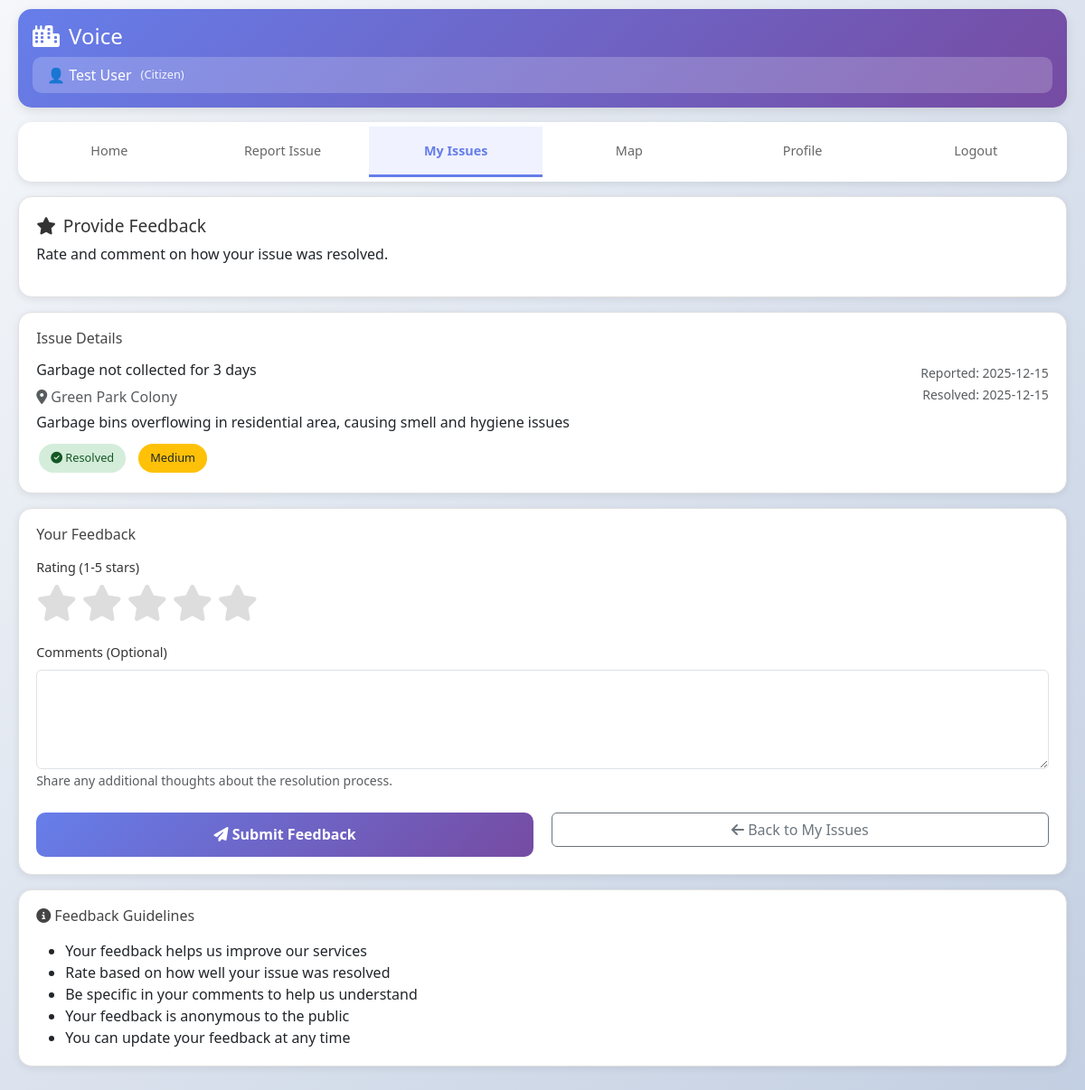
The app's page /issue/1a087cd6-cdfd-4b76-b570-e524376f583d/feedback (signed in) with its own data.
### app.py (models this page shows)
class User(UserMixin, db.Model):
    id = db.Column(db.String(36), primary_key=True, default=lambda: str(uuid.uuid4()))
    username = db.Column(db.String(80), unique=True, nullable=False, index=True)
    email = db.Column(db.String(120), unique=True, nullable=False, index=True)
    password = db.Column(db.String(200), nullable=False)
    full_name = db.Column(db.String(100), nullable=False)
    phone = db.Column(db.String(20))
    role = db.Column(db.String(20), default='user', index=True)
    created_at = db.Column(db.DateTime, default=datetime.utcnow, index=True)
    last_login = db.Column(db.DateTime)
    is_active = db.Column(db.Boolean, default=True)
    issues = db.relationship('Issue', backref='reporter', lazy=True, cascade='all, delete-orphan')
    feedbacks = db.relationship('Feedback', backref='user', lazy=True, cascade='all, delete-orphan')
    solutions = db.relationship('Solution', backref='user', lazy=True, cascade='all, delete-orphan')
    solution_votes = db.relationship('SolutionVote', backref='user', lazy=True, cascade='all, delete-orphan')

class Issue(db.Model):
    id = db.Column(db.String(36), primary_key=True, default=lambda: str(uuid.uuid4()))
    title = db.Column(db.String(200), nullable=False)
    description = db.Column(db.Text, nullable=False)
    service_type = db.Column(db.String(50), nullable=False, index=True)
    location = db.Column(db.String(200), nullable=False)
    area = db.Column(db.String(100), index=True)
    city = db.Column(db.String(100))
    latitude = db.Column(db.Float)
    longitude = db.Column(db.Float)
    priority = db.Column(db.String(20), default='medium', index=True)
    status = db.Column(db.String(20), default='pending', index=True)
    date = db.Column(db.DateTime, default=datetime.utcnow, index=True)
    media_paths = db.Column(db.Text)  # JSON string of file paths
    user_id = db.Column(db.String(36), db.ForeignKey('user.id'), nullable=False, index=True)
    upvotes = db.Column(db.Integer, default=0)
    comments = db.Column(db.Integer, default=0)
    assigned_to = db.Column(db.String(100))
    assigned_date = db.Column(db.DateTime)
    resolved_date = db.Column(db.DateTime)
    admin_notes = db.Column(db.Text)
    feedbacks = db.relationship('Feedback', backref='issue', lazy=True, cascade='all, delete-orphan')
    solutions = db.relationship('Solution', backref='issue', lazy=True, cascade='all, delete-orphan')

### app.py (the view, shortened to what this page needs)
@app.route('/issue/<issue_id>/feedback', methods=['GET', 'POST'])
@login_required
def issue_feedback(issue_id):
    issue = Issue.query.get_or_404(issue_id)
    if issue.user_id != current_user.id:
        flash('You can only provide feedback on your own issues', 'error')
        return redirect(url_for('my_issues'))
    if issue.status != 'done':
        flash('You can only provide feedback on resolved issues', 'error')
        return redirect(url_for('my_issues'))
    existing_feedback = Feedback.query.filter_by(
        issue_id=issue_id,
        user_id=current_user.id
    ).first()
    return render_template('feedback.html',
                           issue=issue,
                           existing_feedback=existing_feedback)

### app.py (called while the page is built)
@login_manager.user_loader
def load_user(user_id):
    return db.session.get(User, user_id)

@app.context_processor
def inject_now():
    return {'now': datetime.utcnow()}

@app.context_processor
def inject_config():
    return {
        'SERVICE_TYPES': app.config['SERVICE_TYPES'],
        'PRIORITY_LEVELS': app.config['PRIORITY_LEVELS'],
        'ISSUE_STATUSES': app.config['ISSUE_STATUSES'],
        'USER_ROLES': app.config['USER_ROLES'],
        'APP_NAME': app.config.get('APP_NAME', 'CivicCare')
    }

### templates/feedback.html (shortened to what this page needs)
{% extends "base.html" %}
{% block content %}
<div class="mobile-header">
    <h1><i class="fas fa-city"></i> Voice</h1>
    <div class="user-info">
        <span>👤 {{ current_user.full_name }}</span>
        <span style="font-size: 0.8rem; opacity: 0.9;">(Citizen)</span>
    </div>
</div>
<div class="mobile-tabs">
    <a href="{{ url_for('dashboard') }}" class="mobile-tab">Home</a>
    <a href="{{ url_for('report_issue') }}" class="mobile-tab">Report Issue</a>
    <a href="{{ url_for('my_issues') }}" class="mobile-tab active">My Issues</a>
    <a href="{{ url_for('map_view') }}" class="mobile-tab">Map</a>
    <a href="{{ url_for('profile') }}" class="mobile-tab">Profile</a>
    <a href="{{ url_for('logout') }}" class="mobile-tab">Logout</a>
</div>
<div class="mobile-card">
    <h3><i class="fas fa-star"></i> Provide Feedback</h3>
    <p>Rate and comment on how your issue was resolved.</p>
</div>
<div class="mobile-card">
    <h5>Issue Details</h5>
    <div class="row">
        <div class="col-md-8">
            <h6>{{ issue.title }}</h6>
            <p class="text-muted mb-1">
                <i class="fas fa-map-marker-alt"></i> {{ issue.location }}
            </p>
            <p class="mb-2">{{ issue.description[:200] }}{% if issue.description|length > 200 %}...{% endif %}</p>
            <div class="d-flex gap-2">
                <span class="status-badge status-done">
                    <i class="fas fa-check-circle"></i> Resolved
                </span>
                <span class="status-badge {{ PRIORITY_LEVELS[issue.priority].badge_class }}">
                    {{ PRIORITY_LEVELS[issue.priority].name }}
                </span>
            </div>
        </div>
        <div class="col-md-4 text-end">
            <p class="text-muted">
                <small>Reported: {{ issue.date.strftime('%Y-%m-%d') }}</small><br>
                <small>Resolved: {{ issue.resolved_date.strftime('%Y-%m-%d') if issue.resolved_date else 'N/A' }}</small>
            </p>
        </div>
    </div>
</div>
<div class="mobile-card">
    <h5>Your Feedback</h5>
    <form method="POST" action="{{ url_for('issue_feedback', issue_id=issue.id) }}">
        <div class="form-group mb-4">
            <label class="form-label">Rating (1-5 stars)</label>
            <div class="star-rating">
                {% for i in range(5, 0, -1) %}
                <label for="star{{ i }}" title="{{ i }} star{{ 's' if i > 1 else '' }}">
                    <i class="fas fa-star"></i>
                </label>
                {% endfor %}
            </div>
        </div>
        <div class="form-group mb-4">
            <label class="form-label">Comments (Optional)</label>
            <textarea class="form-control" name="comment" rows="4"
                      placeholder="Tell us about your experience with this issue resolution...">
                {{ existing_feedback.comment if existing_feedback else '' }}
            </textarea>
            <small class="form-text text-muted">
                Share any additional thoughts about the resolution process.
            </small>
        </div>
        <div class="row">
            <div class="col-md-6">
                <button type="submit" class="btn btn-primary w-100">
                    <i class="fas fa-paper-plane"></i>
                    {{ 'Update Feedback' if existing_feedback else 'Submit Feedback' }}
                </button>
            </div>
            <div class="col-md-6">
                <a href="{{ url_for('my_issues') }}" class="btn btn-outline-secondary w-100">
                    <i class="fas fa-arrow-left"></i> Back to My Issues
                </a>
            </div>
        </div>
    </form>
</div>
<div class="mobile-card">
    <h5><i class="fas fa-info-circle"></i> Feedback Guidelines</h5>
    <ul class="mb-0">
        <li>Your feedback helps us improve our services</li>
        <li>Rate based on how well your issue was resolved</li>
        <li>Be specific in your comments to help us understand</li>
        <li>Your feedback is anonymous to the public</li>
        <li>You can update your feedback at any time</li>
    </ul>
</div>
{% endblock %}

### static/css/style.css (style rules this page uses)
* { margin: 0; padding: 0; box-sizing: border-box; }
body { background: linear-gradient(135deg, #f5f7fa 0%, #c3cfe2 100%); font-family: 'Segoe UI', 'Roboto', 'Arial', sans-serif; min-height: 100vh; padding: 10px; }
.mobile-header { background: linear-gradient(135deg, #667eea 0%, #764ba2 100%); color: white; padding: 1rem; border-radius: 15px; margin-bottom: 1rem; box-shadow: 0 4px 12px rgba(0, 0, 0, 0.1); }
.mobile-header h1 { color: white; font-size: 1.5rem; display: flex; align-items: center; gap: 10px; margin: 0; }
.user-info { display: flex; align-items: center; gap: 10px; background: rgba(255, 255, 255, 0.2); padding: 0.5rem 1rem; border-radius: 10px; margin-top: 0.5rem; }
.mobile-tabs { display: flex; overflow-x: auto; background: white; border-radius: 15px; margin-bottom: 1rem; box-shadow: 0 2px 8px rgba(0, 0, 0, 0.1); -webkit-overflow-scrolling: touch; padding: 5px; }
.mobile-tab { flex: 1; text-align: center; padding: 1rem 0.5rem; font-weight: 500; color: #666; border-bottom: 3px solid transparent; white-space: nowrap; min-width: 120px; font-size: 0.9rem; text-decoration: none; transition: all 0.3s; }
.mobile-tab.active { color: #667eea; border-bottom: 3px solid #667eea; font-weight: 600; background-color: #f0f2ff; }
.mobile-card { background: white; border-radius: 15px; padding: 1.2rem; margin-bottom: 1rem; box-shadow: 0 2px 8px rgba(0, 0, 0, 0.08); border: 1px solid #e0e0e0; }
.mobile-card h3 { color: #333; font-size: 1.2rem; margin-bottom: 0.5rem; display: flex; align-items: center; gap: 8px; }
.mobile-card h5 { color: #444; margin-bottom: 1rem; font-size: 1rem; }
.status-badge { display: inline-block; padding: 0.4rem 0.8rem; border-radius: 20px; font-size: 0.8rem; font-weight: 500; margin: 0.2rem; }
.status-done { background: #D4EDDA; color: #155724; }
.form-group { margin-bottom: 1.2rem; }
.form-label { font-weight: 500; margin-bottom: 0.5rem; color: #333; display: block; font-size: 0.9rem; }
.btn-primary { background: linear-gradient(135deg, #667eea 0%, #764ba2 100%); color: white; border: none; padding: 0.8rem; border-radius: 10px; font-weight: 600; font-size: 1rem; transition: all 0.3s; width: 100%; }
.text-end { text-align: right; }
.mb-1 { margin-bottom: 0.25rem; }
.mb-2 { margin-bottom: 0.5rem; }
.mb-4 { margin-bottom: 1.5rem; }
.gap-2 { gap: 0.5rem; }
.d-flex { display: flex; }
.w-100 { width: 100%; }
.row { display: flex; flex-wrap: wrap; margin-right: -10px; margin-left: -10px; }
.row > * { padding-right: 10px; padding-left: 10px; }
@media (min-width: 768px) { .col-md-4 { flex: 0 0 33.33%; max-width: 33.33%; } }
@media (min-width: 768px) { .col-md-6 { flex: 0 0 50%; max-width: 50%; } }
@media (min-width: 768px) { .col-md-8 { flex: 0 0 66.66%; max-width: 66.66%; } }
.star-rating { display: flex; flex-direction: row-reverse; justify-content: flex-start; font-size: 2rem; line-height: 2rem; }
.star-rating label { color: #ddd; cursor: pointer; transition: color 0.2s; margin-right: 5px; }
.star-rating i { font-size: 2.5rem; }

### templates/feedback.html (style rules this page uses)
.star-rating { display: flex; flex-direction: row-reverse; justify-content: flex-end; font-size: 2rem; line-height: 2rem; }
.star-rating label { color: #ddd; cursor: pointer; transition: color 0.2s; margin-right: 5px; }
.star-rating i { font-size: 2.5rem; }

### records on screen
User: full_name "Test User"
Issue: title "Garbage not collected for 3 days", location "Green Park Colony", description "Garbage bins overflowing in residential area, causing smell and hygiene issues", priority "Medium", date "2025-12-15", resolved_date "2025-12-15"

### other values on screen
{{ 'Update Feedback' if existing_feedback else 'Submit Feedback' }} "Submit Feedback"
